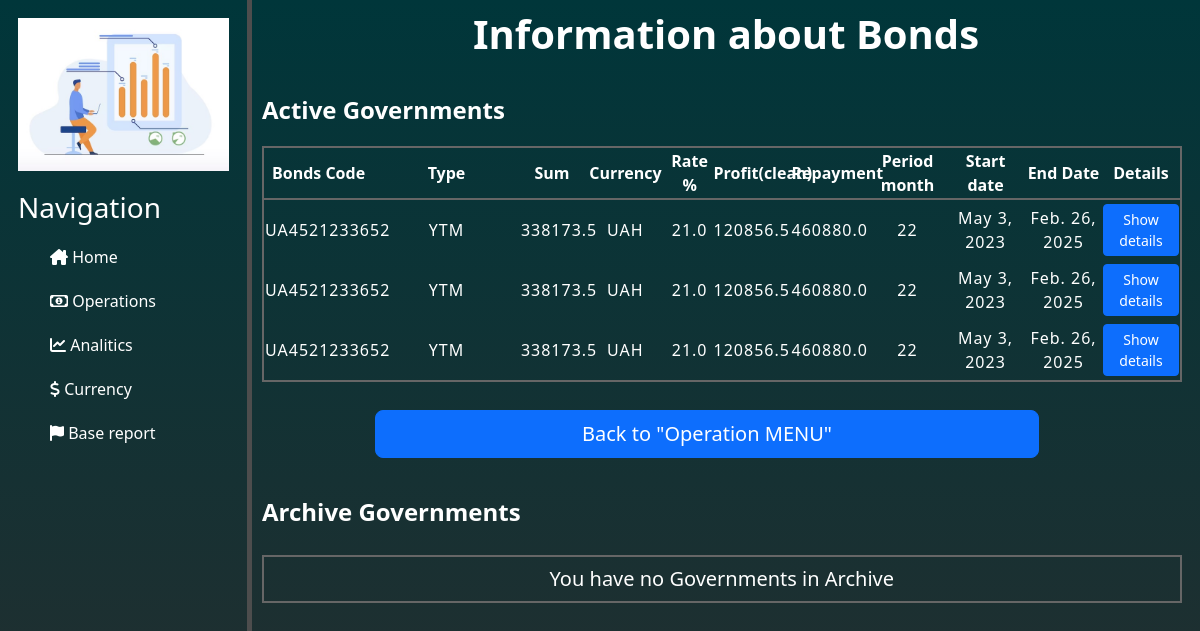
/governments/general_information_on_governments, run on an earlier commit of the app's database.
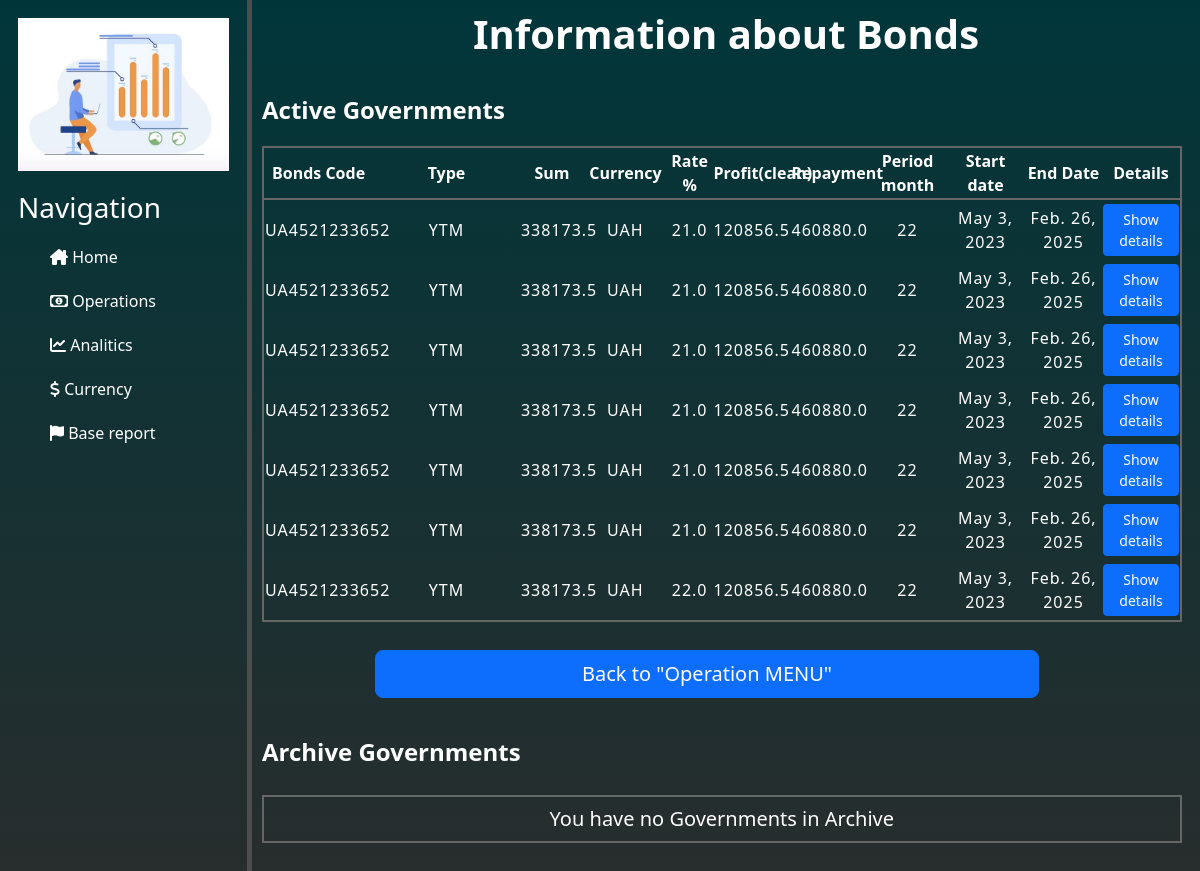
And on a later commit of the database.
### governments/models.py (models this page shows)
class Governments(BaseTableForProducts):
    class Meta:
        db_table = 'governments'
    type_gv = models.CharField(null=False, max_length=3, blank=False, choices=select_type_gv)    # Тип ОВДП = YTM/SIM
    coupons = models.IntegerField()               # Кількість придбаних купонів
    coupons_nominal_cost = models.FloatField()    # Номінальна вартість купона
    coupons_current_cost = models.FloatField()    # Фактична(по якій придбав) купон
    bonds_repayment_nominal = models.FloatField() # Загальна виплата по ОВДП згідно номіналу (купони + %)
    bonds_expenses = models.FloatField()          # Витрати на обслуговування ОВДП

class GovernmentExtendedIndicators(models.Model):
    class Meta:
        db_table = 'governments_extended_indicators'
    current_rate = models.FloatField()
    bonds_nominal_profit = models.FloatField()    # Номінальний дохід
    bonds_income = models.FloatField()
    coupons_cost_difference = models.FloatField() # Різниця вартості купонів між номінальною і фактичною.
    coupons_profit = models.FloatField()          # Купонний дохід/збиток
    government = models.ForeignKey(Governments, on_delete=models.CASCADE,
                                   related_name='governments_extended_indicators')

### governments/views.py (the view)
# urls.py: path('general_information_on_governments', views.general_information_on_governments, name='general_information_on_governments'),
def general_information_on_governments(request):
    active_governments = Governments.objects.filter(end_date__gt=date.today())
    governments_in_archive = Governments.objects.filter(end_date__lt=date.today())
    return render(request, 'governments/general_information_on_governments.html',
                  {'active_governments': active_governments,
                   'archive_governments': governments_in_archive,
                   })

### governments/templates/governments/general_information_on_governments.html (shortened to what the changed rows need)
{% extends 'main/layout.html' %}
{% block content %}
    <div class="block_information_about_deposits">
        <div class="title">
                <h1><b> Information about Bonds </b></h1>
        </div>
        {% if active_governments %}
            <div class="block_active_governments">
                <table class="table_for_deposits">
                    <tr>
                        <th> Bonds Code </th>
                        <th> Type </th>
                        <th> Sum </th>
                        <th> Currency </th>
                        <th> Rate % </th>
                        <th> Profit(clean) </th>
                        <th> Repayment </th>
                        <th> Period month </th>
                        <th> Start date </th>
                        <th> End Date </th>
                        <th> Details </th>
                    </tr>
                    {% for bond in active_governments %}
                        <tr>
                            <td> {{ bond.name }}    </td>
                            <td> {{ bond.type_gv }} </td>
                            <td> {{ bond.sum }}     </td>
                            <td> {{ bond.currency }} </td>
                            <td> {{ bond.rate }}     </td>
                            {% for indicator in bond.governments_extended_indicators.all %}
                                <td> {{ indicator.bonds_income }}   </td>
                            {% endfor %}
                            <td> {{ bond.bonds_repayment_nominal }} </td>
                            <td> {{ bond.period }}     </td>
                            <td> {{ bond.start_date }} </td>
                            <td> {{ bond.end_date }}   </td>
                            <td> <button type="button" class="btn btn-primary btn-sm btn-show-details"
                                         onclick="window.location.href =
                                                 '{% url 'government_details' government_id=bond.id %}'"> Show details
                                  </button>
                            </td>
                        </tr>
                    {% endfor %}
                </table>
            </div>
        {% else %}
            <div class="block_empty_deposits">
                <h4><b> Active Governments </b></h4>
                <h5> You have no active Governments </h5>
            </div>
        {% endif %}
    </div>
{% endblock %}

What changed in the data, as far as the page shows it:
added Governments: name "UA4521233652", type_gv "YTM", sum "338173.5", currency "UAH", rate "21.0", bonds_repayment_nominal "460880.0", period "22", start_date "May 3, 2023", end_date "Feb. 26, 2025"
added GovernmentExtendedIndicators: bonds_income "120856.5", shown under "UA4521233652"
added Governments: name "UA4521233652", type_gv "YTM", sum "338173.5", currency "UAH", rate "21.0", bonds_repayment_nominal "460880.0", period "22", start_date "May 3, 2023", end_date "Feb. 26, 2025"
added GovernmentExtendedIndicators: bonds_income "120856.5", shown under "UA4521233652"
added Governments: name "UA4521233652", type_gv "YTM", sum "338173.5", currency "UAH", rate "21.0", bonds_repayment_nominal "460880.0", period "22", start_date "May 3, 2023", end_date "Feb. 26, 2025"
added GovernmentExtendedIndicators: bonds_income "120856.5", shown under "UA4521233652"
added Governments: name "UA4521233652", type_gv "YTM", sum "338173.5", currency "UAH", rate "22.0", bonds_repayment_nominal "460880.0", period "22", start_date "May 3, 2023", end_date "Feb. 26, 2025"
added GovernmentExtendedIndicators: bonds_income "120856.5", shown under "UA4521233652"
